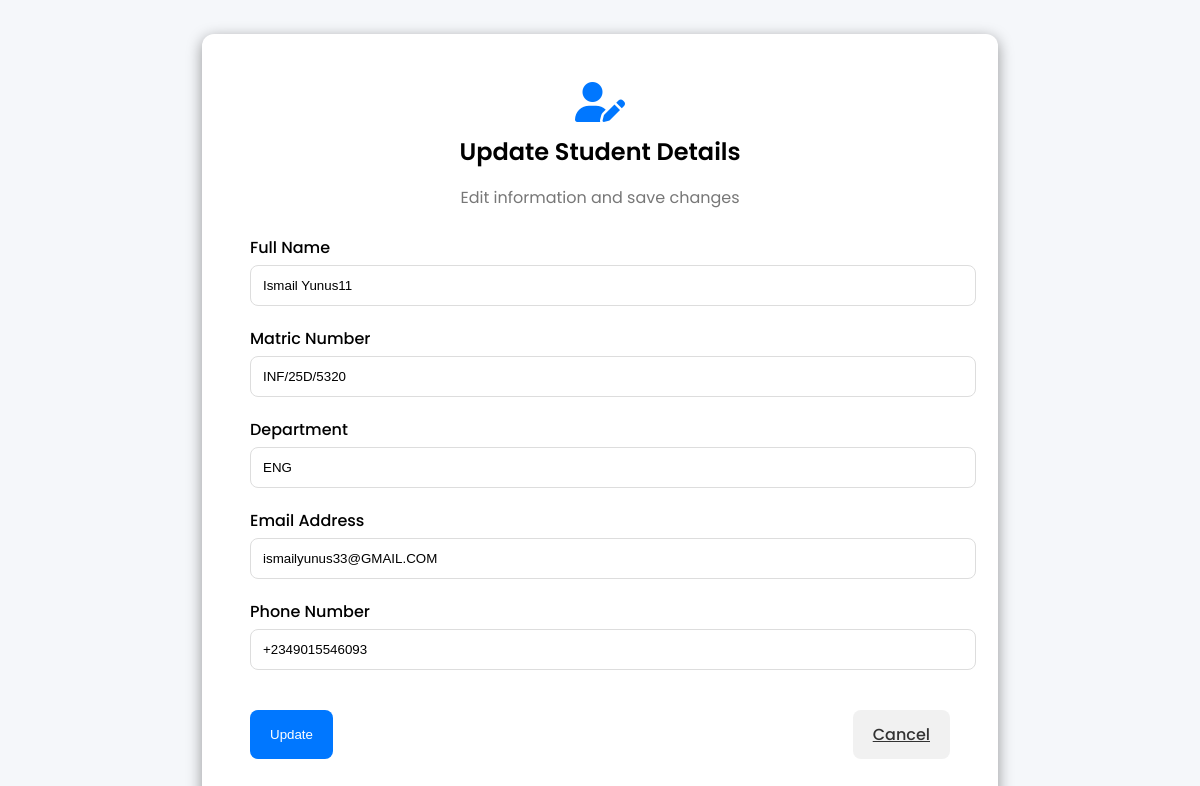
The app's page /students/update/6 (signed in) with its own data.
### app/models.py (models this page shows, shortened)
class Student(db.Model, UserMixin):
    __tablename__ = "students"
    id = db.Column(db.Integer, primary_key=True)
    full_name = db.Column(db.String(120), nullable=False)
    matric_no = db.Column(db.String(50), unique=True, nullable=False)
    department = db.Column(db.String(100), nullable=False)
    email = db.Column(db.String(120), unique=True, nullable=False)
    phone = db.Column(db.String(20), nullable=True)
    password_hash = db.Column(db.String(200), nullable=False)
    courses = db.relationship("Course", backref="student", lazy=True)
    payments = db.relationship("Payment", backref="student", lazy=True)
    results = db.relationship("Result", backref="student", lazy=True)

### app/routes.py (the view, shortened to what this page needs)
@main.route("/students/update/<int:student_id>", methods=["GET", "POST"])
@login_required
def update_student(student_id):
    student = Student.query.get_or_404(student_id)
    return render_template("students/update.html", student=student)

### app/models.py (called while the page is built)
@login_manager.user_loader
def load_user(user_id):
    return Student.query.get(int(user_id))

### templates/students/update.html (shortened to what this page needs)
<!DOCTYPE html>
<html lang="en">
<head>
  <link rel="stylesheet" href="{{ url_for('static', filename='css/student.css') }}">
  <link rel="stylesheet" href="https://cdnjs.cloudflare.com/ajax/libs/font-awesome/6.5.0/css/all.min.css">
</head>
<body>
  {% block content %}
  <div class="form-wrapper">
    <div class="form-header">
      <i class="fa-solid fa-user-pen"></i>
      <h2>Update Student Details</h2>
      <p>Edit information and save changes</p>
    </div>
    <form method="POST" class="student-form" id="updateForm">
      <div class="form-group">
        <label for="full_name">Full Name</label>
        <input type="text" id="full_name" name="full_name" value="{{ student.full_name}}" required>
      </div>
      <div class="form-group">
        <label for="matric_no">Matric Number </label>
        <input type="text" id="matric_no" name="matric_no" value="{{ student.matric_no}}" required>
      </div>
      <div class="form-group">
        <label for="department">Department</label>
        <input type="text" id="matric_no" name="department" value="{{ student.department}}" required>
      </div>
      <div class="form-group">
        <label for="email">Email Address </label>
        <input type="email" id="email" name="email" value="{{ student.email}}" required>
      </div>
      <div class="form-group">
        <label for="phone">Phone Number</label>
        <input type="tel" id="phone" name="phone" value="{{ student.phone}}" >
      </div>
      <div class="form-actions">
        <button type="submit" class="btn-submit">Update</button>
        <a href="{{ url_for('main.list_students') }}" class="btn-reset">Cancel</a>
      </div>
    </form>
  </div>
  {% endblock %}
</body>
</html>

### static/css/student.css (style rules this page uses)
body { font-family: 'Poppins', sans-serif; background: #f5f7fa; display: flex; justify-content: center; align-items: center; min-height: 100vh; margin: 0; padding: 20px; }
.form-wrapper { background: #fff; max-width: 700px; width: 100%; border-radius: 12px; box-shadow: 0 4px 15px rgba(0,0,0,0.4); padding: 3rem; animation: fadeIn 0.6s ease-in-out; }
.form-header { text-align: center; margin-bottom: 25px; }
.form-header i { font-size: 40px; color: #0077ff; }
.form-header h2 { margin: 10px 0 5px; font-weight: 600; }
.form-header p { color: #777; }
.student-form { display: flex; flex-direction: column; }
.form-group { margin-bottom: 20px; }
.form-group label { font-weight: 500; display: block; margin-bottom: 5px; }
.form-group input, .form-group select { width: 100%; padding: 12px; border: 1px solid #ddd; border-radius: 8px; outline: none; transition: border 0.3s; }
.form-actions { display: flex; justify-content: space-between; margin-top: 20px; }
.btn-submit, .btn-reset { padding: 12px 20px; border: none; border-radius: 8px; cursor: pointer; font-weight: 500; transition: all 0.3s; }
.btn-submit { background: #0077ff; color: #fff; }
.btn-reset { background: #f1f1f1; color: #333; }

### records on screen
Student: full_name "Ismail Yunus11", matric_no "INF/25D/5320", department "ENG", email "ismailyunus33@GMAIL.COM", phone "+2349015546093"
